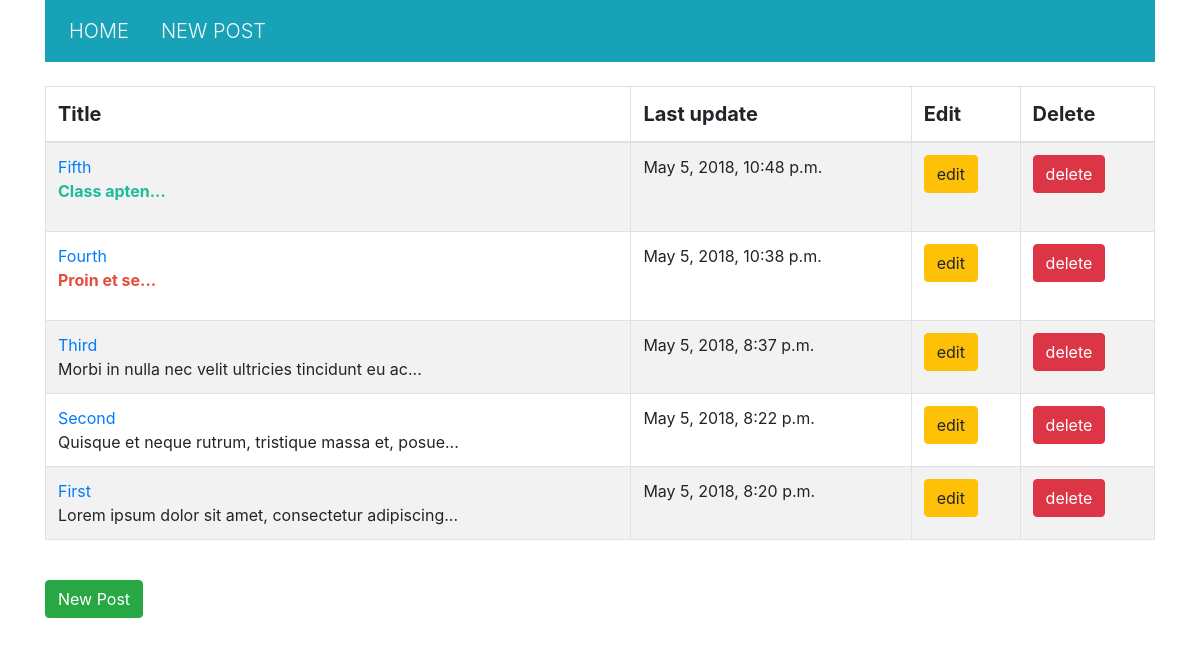
Before: / with the older database file.
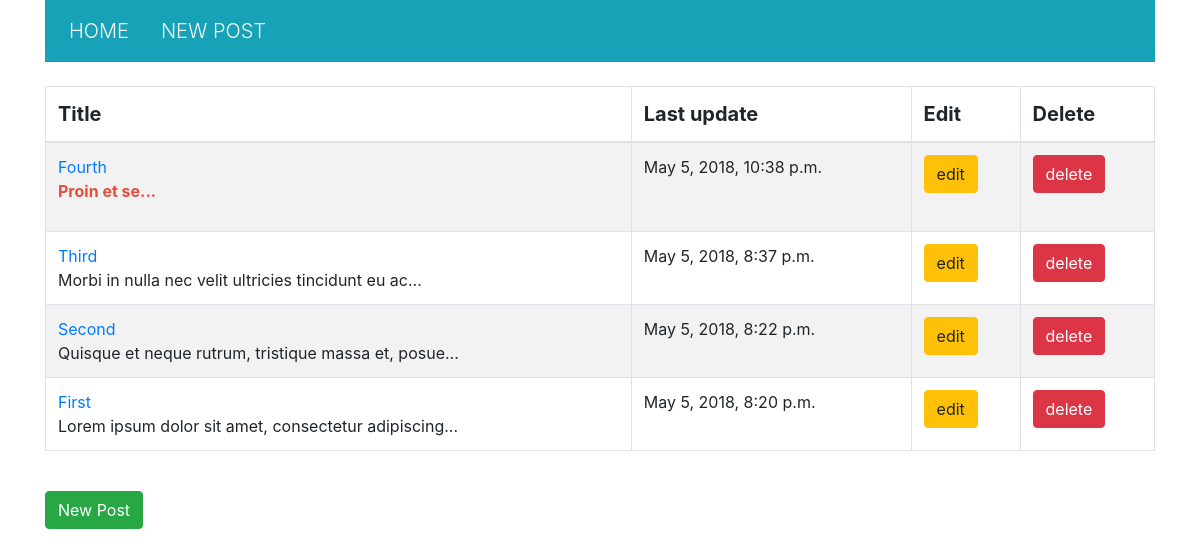
After: the same page with the newer database file.
### BlogApp/models.py (models this page shows, shortened)
class Post(models.Model):
    title = models.CharField(max_length=128)
    description = models.TextField()
    created_at = models.DateTimeField(auto_now_add=True)
    updated_at = models.DateTimeField(auto_now=True)

### BlogApp/views.py (the view)
# urls.py: url(r'^$', index, name='home'),
def index(request):
    posts = Post.objects.all().order_by('-created_at')
    ctx = {
        "posts": posts,
    }
    return render(request, 'index.html', ctx)

### BlogApp/templates/index.html (shortened to what this page needs)
{% extends 'base.html'%}
{% block content %}
    <table class="table table-striped table-bordered">
        <thead class="lead">
            <th>Title</th>
            <th>Last update</th>
            <th>Edit</th>
            <th>Delete</th>
        </thead>
        <tbody>
        {% for post in posts %}
            <tr>
                <td>
                    <a href="{% url 'post' post.id %}">{{ post.title }}</a>
                    <br/>
                    {{ post.description|slice:":50"|safe }}...
                </td>
                <td>{{ post.updated_at }}</td>
                <td><button class="btn btn-warning">edit</button></td>
                <td>
                    <a href="{% url 'delete' post.id %}"><button class="btn btn-danger">delete</button></a>
                </td>
            </tr>
        {% endfor %}
        </tbody>
    </table>
    <br/>
    <a href="{% url 'new' %}"><button class="btn btn-success">New Post</button></a>
{% endblock %}

Changed rows visible on the page:
removed Post: title "Fifth", description "Class apten", updated_at "May 5, 2018, 10:48 p.m."
